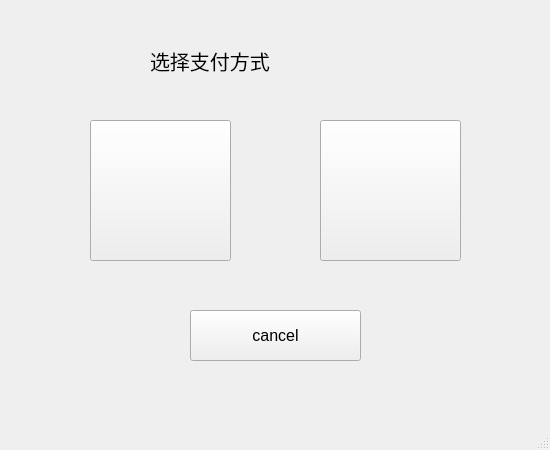
<?xml version="1.0" encoding="UTF-8"?>
<ui version="4.0">
 <class>choose2MainWindow</class>
 <widget class="QMainWindow" name="choose2MainWindow">
  <property name="geometry">
   <rect>
    <x>0</x>
    <y>0</y>
    <width>550</width>
    <height>450</height>
   </rect>
  </property>
  <property name="windowTitle">
   <string>MainWindow</string>
  </property>
  <widget class="QWidget" name="centralwidget">
   <widget class="QPushButton" name="pushButton_2">
    <property name="geometry">
     <rect>
      <x>90</x>
      <y>120</y>
      <width>141</width>
      <height>141</height>
     </rect>
    </property>
    <property name="styleSheet">
     <string notr="true">border-image: url(:/vxpay.jpg);</string>
    </property>
    <property name="text">
     <string/>
    </property>
   </widget>
   <widget class="QPushButton" name="pushButton_3">
    <property name="geometry">
     <rect>
      <x>320</x>
      <y>120</y>
      <width>141</width>
      <height>141</height>
     </rect>
    </property>
    <property name="styleSheet">
     <string notr="true">border-image: url(:/alipay.png);</string>
    </property>
    <property name="text">
     <string/>
    </property>
   </widget>
   <widget class="QPushButton" name="pushButton">
    <property name="geometry">
     <rect>
      <x>190</x>
      <y>310</y>
      <width>171</width>
      <height>51</height>
     </rect>
    </property>
    <property name="font">
     <font>
      <pointsize>12</pointsize>
     </font>
    </property>
    <property name="text">
     <string>cancel</string>
    </property>
   </widget>
   <widget class="QLabel" name="label">
    <property name="geometry">
     <rect>
      <x>150</x>
      <y>20</y>
      <width>261</width>
      <height>81</height>
     </rect>
    </property>
    <property name="font">
     <font>
      <pointsize>15</pointsize>
     </font>
    </property>
    <property name="text">
     <string>选择支付方式</string>
    </property>
   </widget>
  </widget>
  <widget class="QMenuBar" name="menubar">
   <property name="geometry">
    <rect>
     <x>0</x>
     <y>0</y>
     <width>550</width>
     <height>21</height>
    </rect>
   </property>
  </widget>
  <widget class="QStatusBar" name="statusbar"/>
 </widget>
 <resources/>
 <connections/>
</ui>
